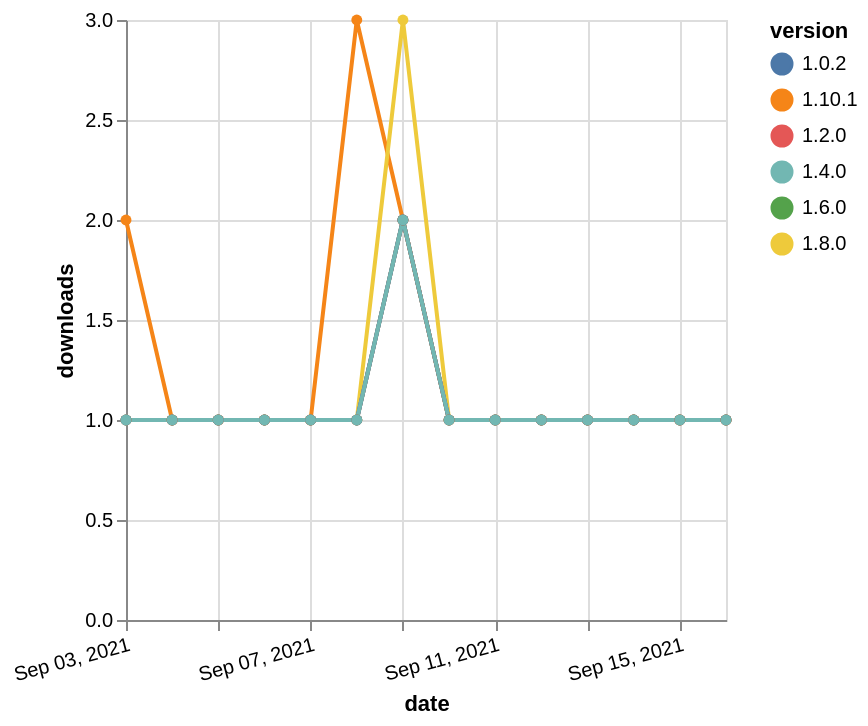

Write a Vega-Lite specification for this figure.
### Vega-Lite specification from a JSON file in a GitHub repository (floating-point values rounded to 4 significant figures)
{"$schema": "https://vega.github.io/schema/vega-lite/v5.json", "description": "A simple bar chart with embedded data.", "data": {"values": [{"date": "2021-09-03", "total": 164, "delta": 1, "version": "1.6.0"}, {"date": "2021-09-04", "total": 165, "delta": 1, "version": "1.6.0"}, {"date": "2021-09-05", "total": 166, "delta": 1, "version": "1.6.0"}, {"date": "2021-09-06", "total": 167, "delta": 1, "version": "1.6.0"}, {"date": "2021-09-07", "total": 168, "delta": 1, "version": "1.6.0"}, {"date": "2021-09-08", "total": 169, "delta": 1, "version": "1.6.0"}, {"date": "2021-09-09", "total": 171, "delta": 2, "version": "1.6.0"}, {"date": "2021-09-10", "total": 172, "delta": 1, "version": "1.6.0"}, {"date": "2021-09-11", "total": 173, "delta": 1, "version": "1.6.0"}, {"date": "2021-09-12", "total": 174, "delta": 1, "version": "1.6.0"}, {"date": "2021-09-13", "total": 175, "delta": 1, "version": "1.6.0"}, {"date": "2021-09-14", "total": 176, "delta": 1, "version": "1.6.0"}, {"date": "2021-09-15", "total": 177, "delta": 1, "version": "1.6.0"}, {"date": "2021-09-16", "total": 178, "delta": 1, "version": "1.6.0"}, {"date": "2021-09-03", "total": 125, "delta": 2, "version": "1.10.1"}, {"date": "2021-09-04", "total": 126, "delta": 1, "version": "1.10.1"}, {"date": "2021-09-05", "total": 127, "delta": 1, "version": "1.10.1"}, {"date": "2021-09-06", "total": 128, "delta": 1, "version": "1.10.1"}, {"date": "2021-09-07", "total": 129, "delta": 1, "version": "1.10.1"}, {"date": "2021-09-08", "total": 132, "delta": 3, "version": "1.10.1"}, {"date": "2021-09-09", "total": 134, "delta": 2, "version": "1.10.1"}, {"date": "2021-09-10", "total": 135, "delta": 1, "version": "1.10.1"}, {"date": "2021-09-11", "total": 136, "delta": 1, "version": "1.10.1"}, {"date": "2021-09-12", "total": 137, "delta": 1, "version": "1.10.1"}, {"date": "2021-09-13", "total": 138, "delta": 1, "version": "1.10.1"}, {"date": "2021-09-14", "total": 139, "delta": 1, "version": "1.10.1"}, {"date": "2021-09-15", "total": 140, "delta": 1, "version": "1.10.1"}, {"date": "2021-09-16", "total": 141, "delta": 1, "version": "1.10.1"}, {"date": "2021-09-03", "total": 192, "delta": 1, "version": "1.8.0"}, {"date": "2021-09-04", "total": 193, "delta": 1, "version": "1.8.0"}, {"date": "2021-09-05", "total": 194, "delta": 1, "version": "1.8.0"}, {"date": "2021-09-06", "total": 195, "delta": 1, "version": "1.8.0"}, {"date": "2021-09-07", "total": 196, "delta": 1, "version": "1.8.0"}, {"date": "2021-09-08", "total": 197, "delta": 1, "version": "1.8.0"}, {"date": "2021-09-09", "total": 200, "delta": 3, "version": "1.8.0"}, {"date": "2021-09-10", "total": 201, "delta": 1, "version": "1.8.0"}, {"date": "2021-09-11", "total": 202, "delta": 1, "version": "1.8.0"}, {"date": "2021-09-12", "total": 203, "delta": 1, "version": "1.8.0"}, {"date": "2021-09-13", "total": 204, "delta": 1, "version": "1.8.0"}, {"date": "2021-09-14", "total": 205, "delta": 1, "version": "1.8.0"}, {"date": "2021-09-15", "total": 206, "delta": 1, "version": "1.8.0"}, {"date": "2021-09-16", "total": 207, "delta": 1, "version": "1.8.0"}, {"date": "2021-09-03", "total": 194, "delta": 1, "version": "1.2.0"}, {"date": "2021-09-04", "total": 195, "delta": 1, "version": "1.2.0"}, {"date": "2021-09-05", "total": 196, "delta": 1, "version": "1.2.0"}, {"date": "2021-09-06", "total": 197, "delta": 1, "version": "1.2.0"}, {"date": "2021-09-07", "total": 198, "delta": 1, "version": "1.2.0"}, {"date": "2021-09-08", "total": 199, "delta": 1, "version": "1.2.0"}, {"date": "2021-09-09", "total": 201, "delta": 2, "version": "1.2.0"}, {"date": "2021-09-10", "total": 202, "delta": 1, "version": "1.2.0"}, {"date": "2021-09-11", "total": 203, "delta": 1, "version": "1.2.0"}, {"date": "2021-09-12", "total": 204, "delta": 1, "version": "1.2.0"}, {"date": "2021-09-13", "total": 205, "delta": 1, "version": "1.2.0"}, {"date": "2021-09-14", "total": 206, "delta": 1, "version": "1.2.0"}, {"date": "2021-09-15", "total": 207, "delta": 1, "version": "1.2.0"}, {"date": "2021-09-16", "total": 208, "delta": 1, "version": "1.2.0"}, {"date": "2021-09-03", "total": 239, "delta": 1, "version": "1.0.2"}, {"date": "2021-09-04", "total": 240, "delta": 1, "version": "1.0.2"}, {"date": "2021-09-05", "total": 241, "delta": 1, "version": "1.0.2"}, {"date": "2021-09-06", "total": 242, "delta": 1, "version": "1.0.2"}, {"date": "2021-09-07", "total": 243, "delta": 1, "version": "1.0.2"}, {"date": "2021-09-08", "total": 244, "delta": 1, "version": "1.0.2"}, {"date": "2021-09-09", "total": 246, "delta": 2, "version": "1.0.2"}, {"date": "2021-09-10", "total": 247, "delta": 1, "version": "1.0.2"}, {"date": "2021-09-11", "total": 248, "delta": 1, "version": "1.0.2"}, {"date": "2021-09-12", "total": 249, "delta": 1, "version": "1.0.2"}, {"date": "2021-09-13", "total": 250, "delta": 1, "version": "1.0.2"}, {"date": "2021-09-14", "total": 251, "delta": 1, "version": "1.0.2"}, {"date": "2021-09-15", "total": 252, "delta": 1, "version": "1.0.2"}, {"date": "2021-09-16", "total": 253, "delta": 1, "version": "1.0.2"}, {"date": "2021-09-03", "total": 187, "delta": 1, "version": "1.4.0"}, {"date": "2021-09-04", "total": 188, "delta": 1, "version": "1.4.0"}, {"date": "2021-09-05", "total": 189, "delta": 1, "version": "1.4.0"}, {"date": "2021-09-06", "total": 190, "delta": 1, "version": "1.4.0"}, {"date": "2021-09-07", "total": 191, "delta": 1, "version": "1.4.0"}, {"date": "2021-09-08", "total": 192, "delta": 1, "version": "1.4.0"}, {"date": "2021-09-09", "total": 194, "delta": 2, "version": "1.4.0"}, {"date": "2021-09-10", "total": 195, "delta": 1, "version": "1.4.0"}, {"date": "2021-09-11", "total": 196, "delta": 1, "version": "1.4.0"}, {"date": "2021-09-12", "total": 197, "delta": 1, "version": "1.4.0"}, {"date": "2021-09-13", "total": 198, "delta": 1, "version": "1.4.0"}, {"date": "2021-09-14", "total": 199, "delta": 1, "version": "1.4.0"}, {"date": "2021-09-15", "total": 200, "delta": 1, "version": "1.4.0"}, {"date": "2021-09-16", "total": 201, "delta": 1, "version": "1.4.0"}]}, "width": "container", "mark": {"type": "line", "point": {"filled": true}}, "encoding": {"x": {"field": "date", "type": "temporal", "timeUnit": "yearmonthdate", "title": "date", "axis": {"labelAngle": -15}}, "y": {"field": "delta", "type": "quantitative", "title": "downloads"}, "color": {"field": "version", "type": "nominal"}, "tooltip": {"field": "delta"}}}
